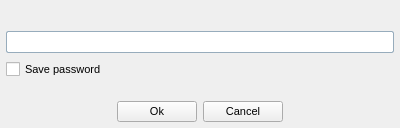
<ui version="4.0" >
 <class>inputpwd</class>
 <widget class="QWidget" name="inputpwd" >
  <property name="windowModality" >
   <enum>Qt::NonModal</enum>
  </property>
  <property name="geometry" >
   <rect>
    <x>0</x>
    <y>0</y>
    <width>400</width>
    <height>128</height>
   </rect>
  </property>
  <property name="sizePolicy" >
   <sizepolicy vsizetype="Fixed" hsizetype="Fixed" >
    <horstretch>0</horstretch>
    <verstretch>0</verstretch>
   </sizepolicy>
  </property>
  <property name="minimumSize" >
   <size>
    <width>400</width>
    <height>120</height>
   </size>
  </property>
  <property name="maximumSize" >
   <size>
    <width>400</width>
    <height>134</height>
   </size>
  </property>
  <property name="windowTitle" >
   <string>Enter password</string>
  </property>
  <property name="windowIcon" >
   <iconset>user.png</iconset>
  </property>
  <property name="styleSheet" >
   <string>QWidget {font-size: 11px; color: black;}&#xd;
QWidget#inputdialog{background-color: #e0dfe3;}&#xd;
QLineEdit {&#xd;
  font-size: 12px;&#xd;
  background: none;&#xd;
  border: 1px solid #97acbc;&#xd;
  border-radius: 2px;&#xd;
}&#xd;
QLabel {background: none;}&#xd;
</string>
  </property>
  <property name="_yate_windowflags" stdset="0" >
   <string>title,sysmenu,close</string>
  </property>
  <property name="_yate_destroyonclose" stdset="0" >
   <bool>true</bool>
  </property>
  <property name="_yate_destroyonhide" stdset="0" >
   <bool>true</bool>
  </property>
  <layout class="QVBoxLayout" >
   <property name="spacing" >
    <number>8</number>
   </property>
   <property name="leftMargin" >
    <number>6</number>
   </property>
   <property name="topMargin" >
    <number>10</number>
   </property>
   <property name="rightMargin" >
    <number>6</number>
   </property>
   <property name="bottomMargin" >
    <number>6</number>
   </property>
   <item>
    <widget class="QLabel" name="inputpwd_text" >
     <property name="sizePolicy" >
      <sizepolicy vsizetype="MinimumExpanding" hsizetype="Expanding" >
       <horstretch>0</horstretch>
       <verstretch>0</verstretch>
      </sizepolicy>
     </property>
     <property name="text" >
      <string/>
     </property>
    </widget>
   </item>
   <item>
    <widget class="QLineEdit" name="inputpwd_password" >
     <property name="minimumSize" >
      <size>
       <width>0</width>
       <height>22</height>
      </size>
     </property>
     <property name="maximumSize" >
      <size>
       <width>16777215</width>
       <height>22</height>
      </size>
     </property>
     <property name="echoMode" >
      <enum>QLineEdit::Password</enum>
     </property>
    </widget>
   </item>
   <item>
    <widget class="QCheckBox" name="inputpwd_savepassword" >
     <property name="minimumSize" >
      <size>
       <width>0</width>
       <height>16</height>
      </size>
     </property>
     <property name="maximumSize" >
      <size>
       <width>16777215</width>
       <height>16</height>
      </size>
     </property>
     <property name="text" >
      <string>Save password</string>
     </property>
    </widget>
   </item>
   <item>
    <spacer>
     <property name="orientation" >
      <enum>Qt::Vertical</enum>
     </property>
     <property name="sizeHint" >
      <size>
       <width>20</width>
       <height>40</height>
      </size>
     </property>
    </spacer>
   </item>
   <item>
    <layout class="QHBoxLayout" >
     <property name="spacing" >
      <number>6</number>
     </property>
     <property name="leftMargin" >
      <number>0</number>
     </property>
     <property name="topMargin" >
      <number>0</number>
     </property>
     <property name="rightMargin" >
      <number>0</number>
     </property>
     <property name="bottomMargin" >
      <number>0</number>
     </property>
     <item>
      <spacer>
       <property name="orientation" >
        <enum>Qt::Horizontal</enum>
       </property>
       <property name="sizeHint" >
        <size>
         <width>40</width>
         <height>20</height>
        </size>
       </property>
      </spacer>
     </item>
     <item>
      <widget class="QPushButton" name="ok" >
       <property name="text" >
        <string>Ok</string>
       </property>
       <property name="icon" >
        <iconset>ok.png</iconset>
       </property>
       <property name="shortcut" >
        <string>Return</string>
       </property>
      </widget>
     </item>
     <item>
      <widget class="QPushButton" name="button_hide" >
       <property name="text" >
        <string>Cancel</string>
       </property>
       <property name="icon" >
        <iconset>close.png</iconset>
       </property>
       <property name="shortcut" >
        <string>Esc</string>
       </property>
      </widget>
     </item>
     <item>
      <spacer>
       <property name="orientation" >
        <enum>Qt::Horizontal</enum>
       </property>
       <property name="sizeHint" >
        <size>
         <width>40</width>
         <height>20</height>
        </size>
       </property>
      </spacer>
     </item>
    </layout>
   </item>
  </layout>
 </widget>
 <resources/>
 <connections/>
</ui>
